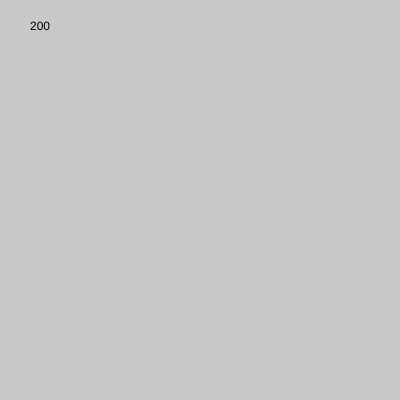
Frame 1 (no input)
Frame 60 (no input): identical to frame 1, image omitted
Frame 120 (the mouse pressed at the canvas centre since frame 60): identical to frame 1, image omitted

The p5.js sketch that drew this single still picture (run headless with seeded random() and noise() and a simulated clock; from frame 60 on, the mouse is pressed at the canvas centre):

// p5.js sketch
// ── sketch.js
let button;
let slider;

function setup() {
  createCanvas(400, 400);
  button = createButton("click me!");
  button.mousePressed(clicker);

  slider = createSlider(200, 255);
}

function draw() {
  background(slider.value());
  text(slider.value(), 30, 30)
}

function clicker(){
  
}
